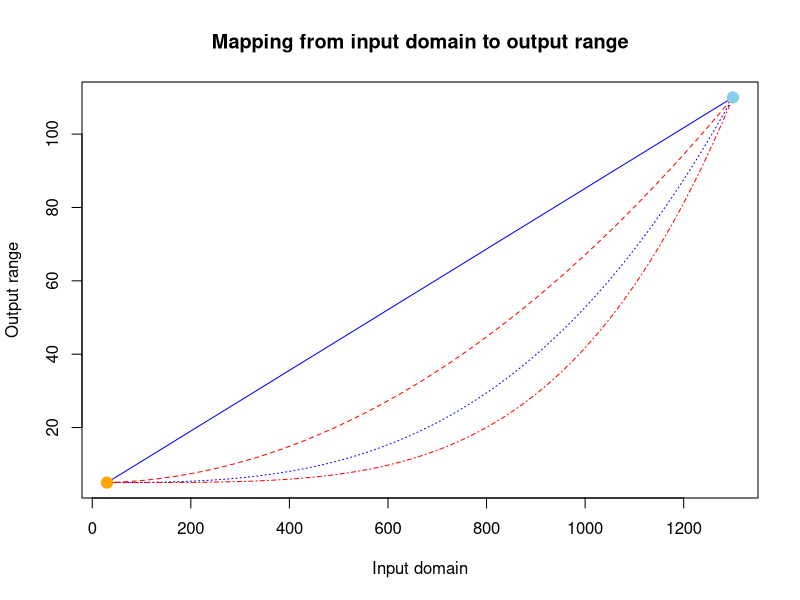

This chart was generated by the following R code:
## ---- chunk 1
# Reference: https://stackoverflow.com/questions/20130017/interpolate-new-points-between-two-given-points
x<-30:1300
m1 <- 105 / 1270
b1 <- 5 - m1*30
fun1 <- function(x) m1*x + b1
m2 <- 105 / (1300^2 - 30^2)
b2 <- 5 - m2*(30^2)
fun2 <- function(x) m2*x^2 + b2
m3 <- 105 / (1300^3 - 30^3)
b3 <- 5 - m3*(30^3)
fun3 <- function(x) m3*x^3 + b3
m4 <- 105 / (1300^4 - 30^4)
b4 <- 5 - m4*(30^4)
fun4 <- function(x) m4*x^4 + b4
matplot(x,cbind(fun1(x),fun2(x),fun3(x),fun4(x)),
        type="l" ,col=c("blue","red"),
        xlab = "Input domain", ylab = "Output range",
        main = "Mapping from input domain to output range")
points(30, 5, col="orange", pch=19, cex=1.5)
points(1300, 110, col="skyblue", pch=19, cex=1.5)
